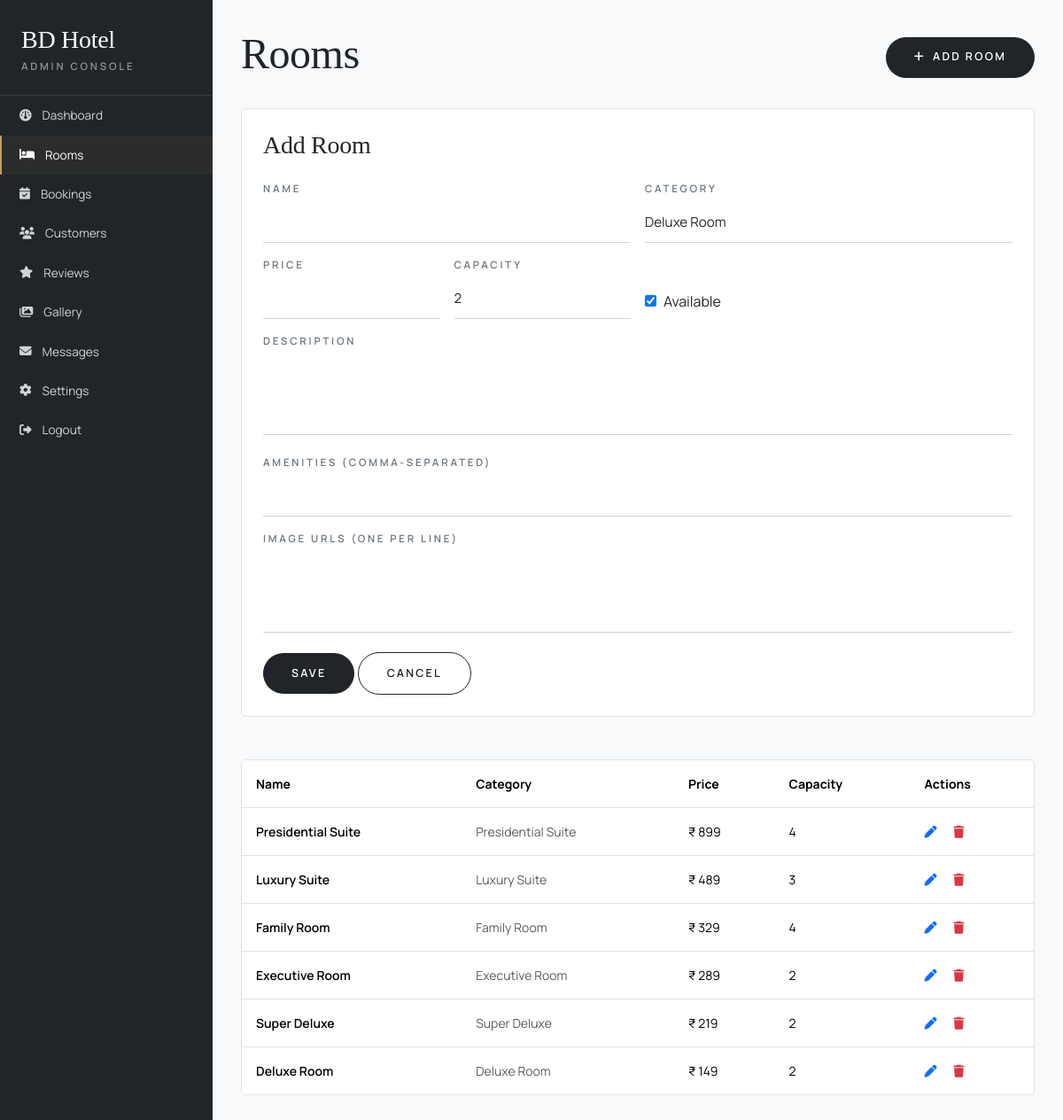
/admin/rooms.php?add=1 (signed in), run on the app's committed database.
### tables this page shows
CREATE TABLE `rooms` (
  `id`          INT UNSIGNED AUTO_INCREMENT PRIMARY KEY,
  `name`        VARCHAR(150) NOT NULL,
  `category`    VARCHAR(80)  NOT NULL,
  `price`       DECIMAL(10,2) NOT NULL,
  `capacity`    TINYINT UNSIGNED NOT NULL DEFAULT 2,
  `description` TEXT NOT NULL,
  `amenities`   TEXT,                      
  `images`      TEXT,                      
  `available`   TINYINT(1) NOT NULL DEFAULT 1,
  `created_at`  DATETIME NOT NULL DEFAULT CURRENT_TIMESTAMP,
  INDEX `idx_category` (`category`),
  INDEX `idx_price` (`price`)
);

### includes/config.php (called while the page is built, shortened)
<?php
require_once __DIR__ . '/../database/db_connect.php';
function e(?string $s): string { return htmlspecialchars((string)$s, ENT_QUOTES, 'UTF-8'); }
function money(float $n): string { return '₹ ' . number_format($n, 0); }

### database/db_connect.php (called while the page is built, shortened)
<?php
function db(): PDO {
    static $pdo = null;
    if ($pdo instanceof PDO) return $pdo;
    $dsn  = 'mysql:host=' . DB_HOST . ';dbname=' . DB_NAME . ';charset=' . DB_CHARSET;
    $opts = [
        PDO::ATTR_ERRMODE            => PDO::ERRMODE_EXCEPTION,
        PDO::ATTR_DEFAULT_FETCH_MODE => PDO::FETCH_ASSOC,
        PDO::ATTR_EMULATE_PREPARES   => false,
    ];
    try {
        $pdo = new PDO($dsn, DB_USER, DB_PASS, $opts);
    } catch (PDOException $e) {
        http_response_code(500);
        exit('Database connection failed: ' . htmlspecialchars($e->getMessage(), ENT_QUOTES));
    }
    return $pdo;
}

### admin/rooms.php (the view, shortened to what this page needs)
<?php
require_once __DIR__ . '/../includes/config.php';
$edit = null;
$adding = isset($_GET['add']);
$rows   = db()->query('SELECT * FROM rooms ORDER BY id DESC')->fetchAll();
require __DIR__ . '/_layout.php';
?>
<div class="d-flex justify-content-between align-items-center mb-4">
  <h1 class="font-serif-luxe display-5">Rooms</h1>
  <a class="btn bd-btn-primary ripple" href="?add=1"><i class="fa-solid fa-plus me-2"></i>Add Room</a>
</div>
<?php if ($adding || $edit): ?>
<div class="bg-white p-4 mb-5 border rounded-2">
  <h3 class="font-serif-luxe fs-3 mb-4"><?= $edit ? 'Edit Room' : 'Add Room' ?></h3>
  <form method="post" class="row g-3" data-validate>
    <div class="col-md-6"><div class="label-eyebrow mb-2">Name</div><input required class="bd-input" name="name" value="<?= e($edit['name'] ?? '') ?>"></div>
    <div class="col-md-6"><div class="label-eyebrow mb-2">Category</div>
      <select class="bd-select" name="category">
        <?php foreach (['Deluxe Room','Super Deluxe','Executive Room','Family Room','Luxury Suite','Presidential Suite'] as $c): ?>
          <option <?= ($edit['category'] ?? '')===$c?'selected':'' ?>><?= e($c) ?></option>
        <?php endforeach; ?>
      </select>
    </div>
    <div class="col-md-3"><div class="label-eyebrow mb-2">Price</div><input required type="number" step="0.01" class="bd-input" name="price" value="<?= e($edit['price'] ?? '') ?>"></div>
    <div class="col-md-3"><div class="label-eyebrow mb-2">Capacity</div><input required type="number" class="bd-input" name="capacity" value="<?= e($edit['capacity'] ?? '2') ?>"></div>
    <div class="col-md-6 d-flex align-items-end pb-2"><label class="d-flex align-items-center gap-2"><input type="checkbox" name="available" <?= (!$edit || (int)$edit['available']===1)?'checked':'' ?>> Available</label></div>
    <div class="col-12"><div class="label-eyebrow mb-2">Description</div><textarea required rows="3" class="bd-input" name="description" style="resize:none;"><?= e($edit['description'] ?? '') ?></textarea></div>
    <div class="col-12"><div class="label-eyebrow mb-2">Amenities (comma-separated)</div><input class="bd-input" name="amenities" value="<?= e($edit['amenities'] ?? '') ?>"></div>
    <div class="col-12"><div class="label-eyebrow mb-2">Image URLs (one per line)</div><textarea rows="3" class="bd-input" name="images" style="resize:none;"><?= e($edit['images'] ?? '') ?></textarea></div>
    <div class="col-12"><button class="btn bd-btn-primary">Save</button> <a class="btn bd-btn-outline" href="rooms.php">Cancel</a></div>
  </form>
</div>
<?php endif; ?>
<div class="bg-white border rounded-2 overflow-hidden">
  <table class="table table-borderless mb-0 align-middle small">
    <thead class="bg-light"><tr><th class="p-3">Name</th><th class="p-3">Category</th><th class="p-3">Price</th><th class="p-3">Capacity</th><th class="p-3">Actions</th></tr></thead>
    <tbody>
      <?php foreach ($rows as $r): ?>
        <tr class="border-top">
          <td class="p-3 fw-semibold"><?= e($r['name']) ?></td>
          <td class="p-3 text-muted"><?= e($r['category']) ?></td>
          <td class="p-3"><?= money((float)$r['price']) ?></td>
          <td class="p-3"><?= (int)$r['capacity'] ?></td>
          <td class="p-3">
            <a class="text-primary me-3" href="?edit=<?= (int)$r['id'] ?>"><i class="fa-solid fa-pen"></i></a>
            <a class="text-danger" href="?delete=<?= (int)$r['id'] ?>" onclick="return confirm('Delete this room?');"><i class="fa-solid fa-trash"></i></a>
          </td>
        </tr>
      <?php endforeach; ?>
    </tbody>
  </table>
</div>
<?php require __DIR__ . '/_footer.php'; ?>

### css/style.css (style rules this page uses)
:root { --bd-dark:#212529; --bd-bg:#F8F9FA; --bd-gold:#C5A059; --bd-blue:#0D6EFD; --bd-yellow:#FFC107; --bd-muted:#6c757d; }
* { box-sizing:border-box; }
html,body { margin:0; padding:0; background:var(--bd-bg); color:var(--bd-dark); font-family:'Manrope', -apple-system, sans-serif; scroll-behavior:smooth; -webkit-font-smoothing:antialiased; }
a { text-decoration:none; color:inherit; transition:color .3s ease; }
.font-serif-luxe { font-family:'Cormorant Garamond', serif; font-weight:400; letter-spacing:-0.01em; }
.label-eyebrow { font-size:.72rem; letter-spacing:.24em; text-transform:uppercase; font-weight:600; color:var(--bd-muted); }
.bd-btn-primary { background:var(--bd-dark); color:#fff !important; padding:.85rem 2rem; border-radius:999px; border:none; font-size:.78rem; letter-spacing:.18em; text-transform:uppercase; font-weight:600; transition:background-color .3s ease, transform .3s ease, box-shadow .3s ease; }
.bd-btn-outline { background:transparent; color:var(--bd-dark) !important; padding:.85rem 2rem; border-radius:999px; font-size:.78rem; letter-spacing:.18em; text-transform:uppercase; font-weight:600; border:1px solid var(--bd-dark); transition:background-color .3s ease, color .3s ease; }
.bd-input, .bd-select { width:100%; background:transparent; border:none; border-bottom:1px solid rgba(33,37,41,.2); padding:.65rem 0; font-size:.95rem; color:var(--bd-dark); outline:none; transition:border-color .3s ease; font-family:'Manrope', sans-serif; border-radius:0; }
select.bd-select { appearance:none; background:transparent; }

### data on the page
rooms: name "Presidential Suite", category "Presidential Suite", price "₹ 899", capacity "4"
rooms: name "Luxury Suite", category "Luxury Suite", price "₹ 489", capacity "3"
rooms: name "Family Room", category "Family Room", price "₹ 329", capacity "4"
rooms: name "Executive Room", category "Executive Room", price "₹ 289", capacity "2"
rooms: name "Super Deluxe", category "Super Deluxe", price "₹ 219", capacity "2"
rooms: name "Deluxe Room", category "Deluxe Room", price "₹ 149", capacity "2"

### other printed values
$it[1] "Dashboard"
$it[1] "Rooms"
$it[1] "Bookings"
$it[1] "Customers"
$it[1] "Reviews"
$it[1] "Gallery"
$it[1] "Messages"
$it[1] "Settings"
form field category "Deluxe Room"
